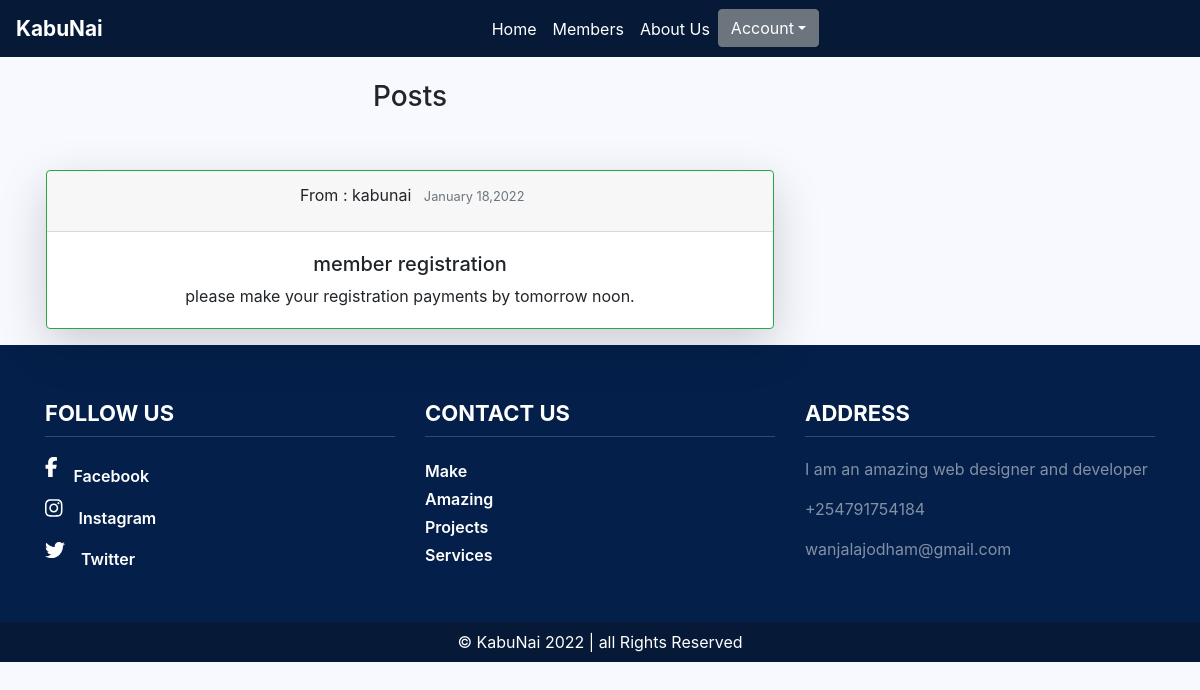
/posts/, run on the app's committed database.
### myapp/models.py (models this page shows, shortened)
class post(models.Model):
    author = models.ForeignKey(User, on_delete=models.CASCADE)
    subject = models.CharField(max_length=50)
    time_posted = models.DateTimeField(default=timezone.now)
    description = models.TextField()

### myapp/views.py (the view)
# urls.py: path('posts/', PostView.as_view(), name='posts'),
class PostView(ListView):
    model = post
    template_name = 'post_list.html'
    context_object_name = 'mypost'

### myapp/templates/post_list.html (shortened to what this page needs)
{% extends 'assets/base.html' %}
{% block content %}
<div class="container">
  <div class="row">
    <div class="col-md-8 mt-3 p-3">
      <div class="py-5 text-center h3">Posts </div>
      {% for post in mypost %}
      <div class="card text-center border-success shadow-lg">
        <div class="card-header">
          <div class="card-title">
            From : {{post.author}}
             <small class="text-muted ml-2">{{post.time_posted|date:"F d,Y"}}</small>
          </div>
        </div>
        <div class="card-body">
          <h5>{{post.subject}}</h5>
          {{post.description}}
        </div>
      </div>
      {% endfor %}
    </div>
  </div>
</div>
{% endblock content %}

### static/style.css (style rules this page uses)
body { background-color: #F8F8FF !important; }

### data on the page
post: author "kabunai", time_posted "January 18,2022", subject "member registration", description "please make your registration payments by tomorrow noon."
